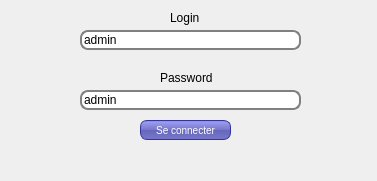
<?xml version="1.0" encoding="UTF-8"?>
<ui version="4.0">
 <class>ConnectionWindow</class>
 <widget class="QMainWindow" name="ConnectionWindow">
  <property name="geometry">
   <rect>
    <x>0</x>
    <y>0</y>
    <width>377</width>
    <height>181</height>
   </rect>
  </property>
  <property name="windowTitle">
   <string>MainWindow</string>
  </property>
  <property name="styleSheet">
   <string notr="true">#mainFrame {
border: 3px solid gray;
border-radius: 40px;
background: QLinearGradient(x1: 0, y1: 0, x2: 0, y2: 1, stop: 0 #eef, stop: 1 #ccf);
}
QLineEdit {
border-style: solid;
border: 2px solid gray;
border-radius: 8px;
}
QPushButton {
color: white;
background-color: QLinearGradient( x1: 0, y1: 0, x2: 0, y2: 1, stop: 0 #88d, stop: 0.1 #99e, stop: 0.49 #77c, stop: 0.5 #66b, stop: 1 #77c);
border-width: 1px;
border-color: #339;
border-style: solid;
border-radius: 7;
font-size: 10px;
}</string>
  </property>
  <widget class="QWidget" name="centralwidget">
   <widget class="QLineEdit" name="lineEditLogin">
    <property name="geometry">
     <rect>
      <x>80</x>
      <y>30</y>
      <width>221</width>
      <height>20</height>
     </rect>
    </property>
    <property name="inputMethodHints">
     <set>Qt::ImhNone</set>
    </property>
    <property name="text">
     <string>admin</string>
    </property>
   </widget>
   <widget class="QLineEdit" name="lineEditPassword">
    <property name="geometry">
     <rect>
      <x>80</x>
      <y>90</y>
      <width>221</width>
      <height>20</height>
     </rect>
    </property>
    <property name="text">
     <string>admin</string>
    </property>
   </widget>
   <widget class="QLabel" name="label_2">
    <property name="geometry">
     <rect>
      <x>160</x>
      <y>70</y>
      <width>61</width>
      <height>16</height>
     </rect>
    </property>
    <property name="text">
     <string>Password</string>
    </property>
   </widget>
   <widget class="QLabel" name="label">
    <property name="geometry">
     <rect>
      <x>170</x>
      <y>10</y>
      <width>46</width>
      <height>16</height>
     </rect>
    </property>
    <property name="text">
     <string>Login</string>
    </property>
   </widget>
   <widget class="QPushButton" name="pushButtonConnection">
    <property name="geometry">
     <rect>
      <x>140</x>
      <y>120</y>
      <width>91</width>
      <height>20</height>
     </rect>
    </property>
    <property name="styleSheet">
     <string notr="true"/>
    </property>
    <property name="text">
     <string>Se connecter</string>
    </property>
   </widget>
  </widget>
  <widget class="QMenuBar" name="menubar">
   <property name="geometry">
    <rect>
     <x>0</x>
     <y>0</y>
     <width>377</width>
     <height>20</height>
    </rect>
   </property>
  </widget>
 </widget>
 <resources/>
 <connections/>
</ui>
